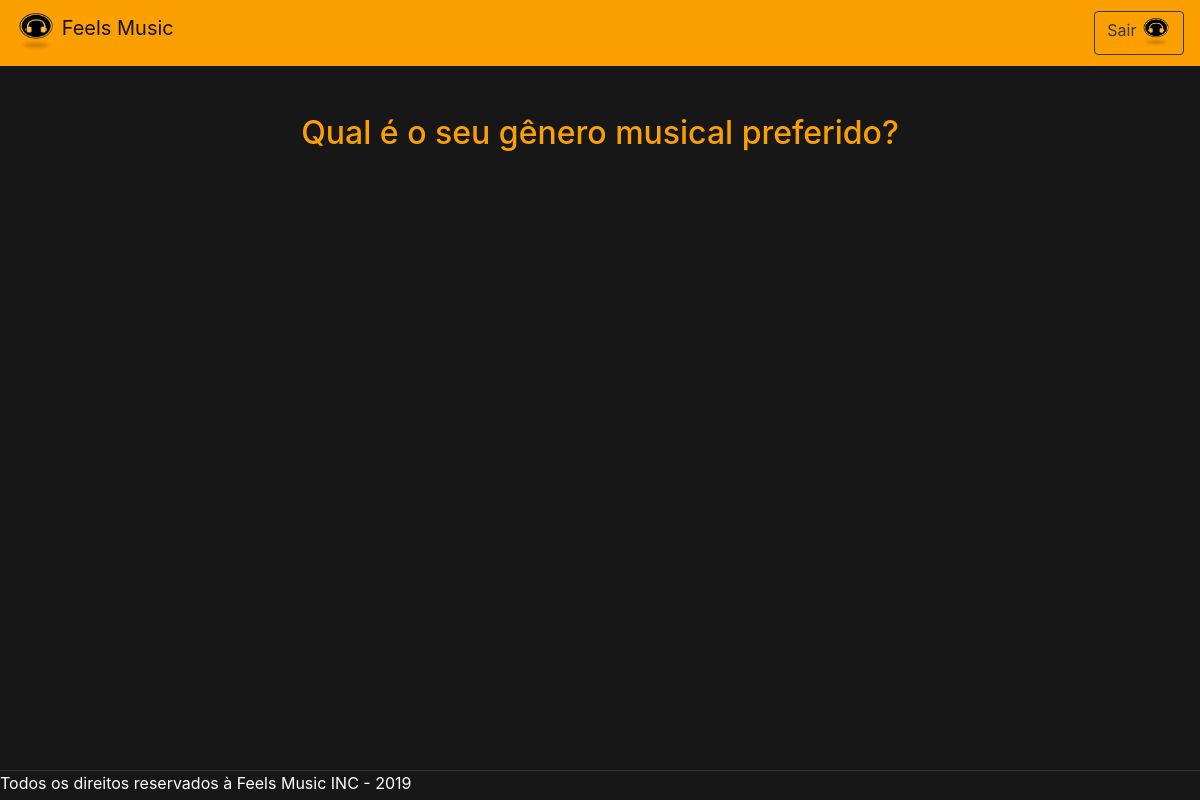
The page /pages/pages_usuario/genero.php?codigo=2 on the database as committed earlier.
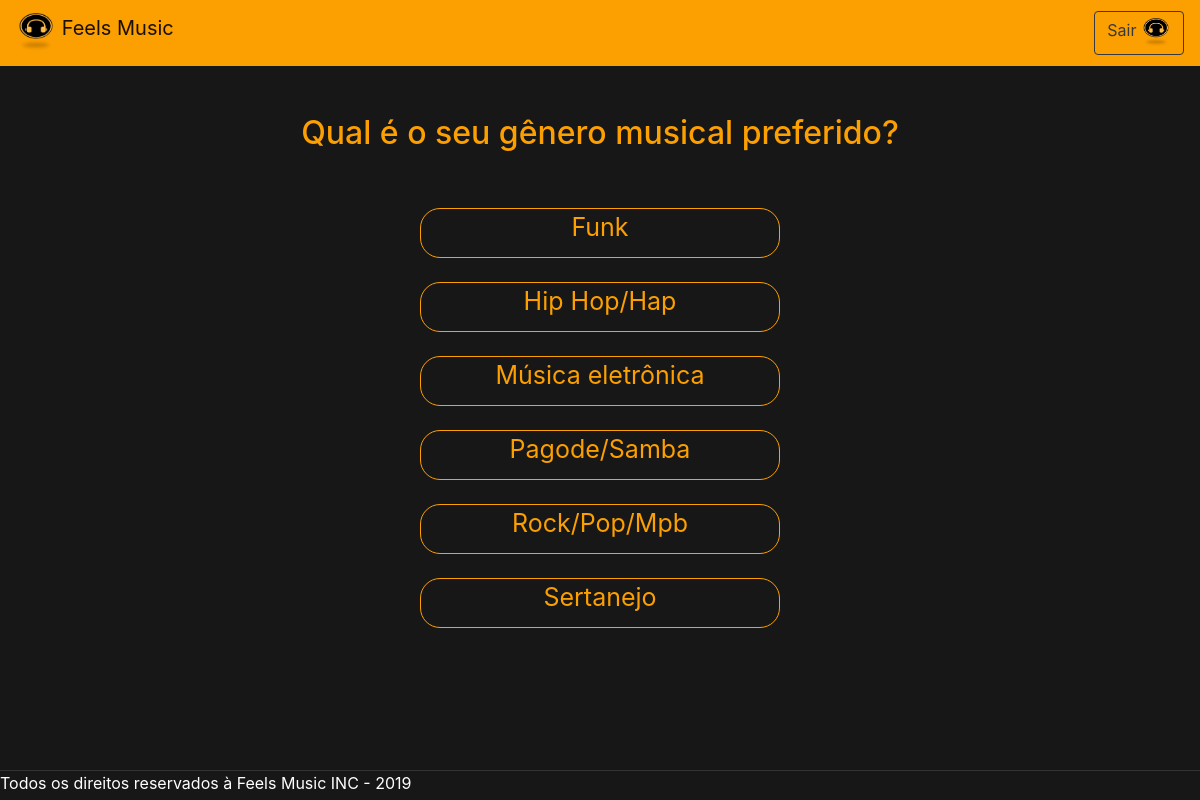
The same page on the database as committed later.
### tables this page shows
CREATE TABLE IF NOT EXISTS `genero` (
  `idgenero` INT AUTO_INCREMENT NOT NULL,
  `nome` VARCHAR(45) NOT NULL,
  `sentimento_idsentimento` INT NOT NULL,
  PRIMARY KEY (`idgenero`),
  INDEX `fk_genero_sentimento1_idx` (`sentimento_idsentimento` ASC),
  CONSTRAINT `fk_genero_sentimento1`
    FOREIGN KEY (`sentimento_idsentimento`)
    REFERENCES `sentimento` (`idsentimento`)
    ON DELETE NO ACTION
    ON UPDATE NO ACTION);

### pages/pages_usuario/genero.php (the view, shortened to what this page needs)
<link href="//maxcdn.bootstrapcdn.com/bootstrap/4.1.1/css/bootstrap.min.css" rel="stylesheet" id="bootstrap-css">
<link rel="stylesheet" href="../css/main.css">
<?php
$idsentimento = $_GET["codigo"];
$conexao = mysqli_connect("localhost","root","","bancofeelsmusic");
$busca = mysqli_query($conexao,"SELECT * FROM genero WHERE sentimento_idsentimento = $idsentimento");
$arrGenero = mysqli_fetch_all($busca, MYSQLI_ASSOC);
?>
<!DOCTYPE html>
<html lang="en" dir="ltr">
  <head>
    <nav class="navbar navbar-light" style="background-color: #FC9F01;">
      <a class="navbar-brand" href="#">
      <img src="../../assets/imgs/Icon.png" width="40" height="40" class="d-inline-block align-top" alt="">
      Feels Music
      <a href="http://localhost/feels-music/includes/encerrarLogin.php">
        <button class="btn btn-outline-dark my-2 my-sm-0" type="submit">Sair
          <img src="../../assets/imgs/Icon.png" width="30" height="30" class="d-inline-block align-top" alt="">
        </button>
      </a>
    </nav>
  </head>
  <body>
    <br><br>
    <h2><center>Qual é o seu gênero musical preferido?</center></h2>
    <br><br>
    <?php
    foreach($arrGenero as $chave => $valor){
        echo "<div class='mx-auto linhaGenero'>";
        echo "<a href='player.php?codigo=".$valor["idgenero"]."'>".$valor["nome"]."</a>";
        echo "</div></br>";
    }
    ?>
  </body>
  <footer class="fixar-rodape">
    Todos os direitos reservados à Feels Music INC - 2019
  </footer>
</html>

### css/main.css (style rules this page uses)
body { background-color: #171717; }
footer.fixar-rodape { border-top: 1px solid #333; bottom: 0; left: 0; height: 30px; position: fixed; width: 100%; background: #171717; color: #ffffff; }

### pages/pages_usuario/genero.php (style rules this page uses)
body { background-color: #171717; }
footer.fixar-rodape { border-top: 1px solid #333; bottom: 0; left: 0; height: 30px; position: fixed; width: 100%; background: #171717; color: #ffffff; }
.linhaGenero { background: #171717; color: #0D0D0D; border: #FC9F01; cursor: pointer; border: 1px solid #FC9F01; border-radius: 20px; height: 50px; width: 360px; text-align: center; }
a { color: #FC9F01; text-align: center; font-size: 25px; }
h2 { color: #FC9F01; }

Rows that differ between the two databases and show on the page:
added genero: nome "Funk"
added genero: nome "Hip Hop/Hap"
added genero: nome "Música eletrônica"
added genero: nome "Pagode/Samba"
added genero: nome "Rock/Pop/Mpb"
added genero: nome "Sertanejo"
